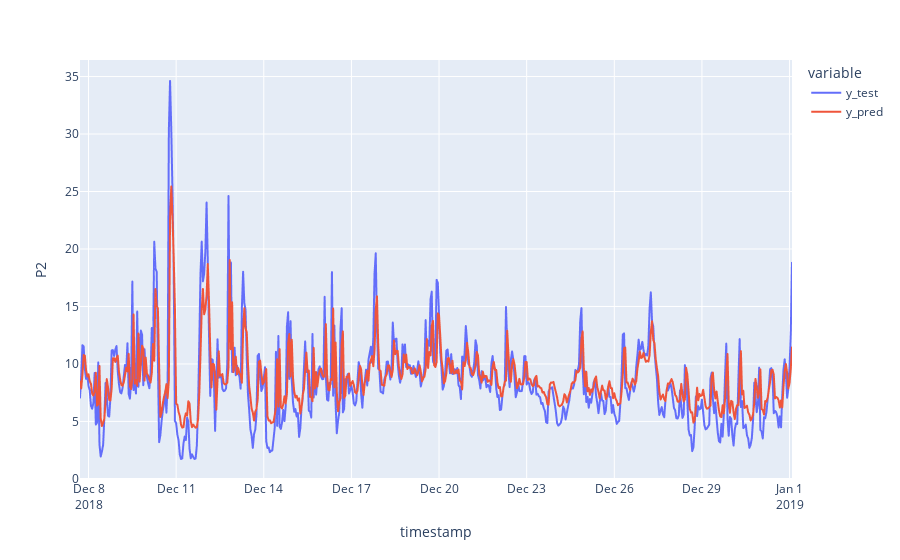

Notebook cell for this chart:
### Markdown cell above
**Task 3.2.20:** Create a time series line plot for the values in `test_predictions` using plotly express. Be sure that the y-axis is properly labeled as `"P2"`.

- [<span id='technique'>Create a line plot using <span id='tool'>plotly express.](../%40textbook/07-visualization-pandas.ipynb#Line-Plots)

### Code cell
fig =px.line(df_pred_test,labels={"value":"P2"})
fig.show()

### Figure 1 — Plotly figure (JSON) as saved in the notebook; plotly's stock layout.template omitted (floating-point values rounded to 4 significant figures; data arrays with more than 128 entries replaced by an {"elided": "..."} marker saying what was removed)
{"data": [{"hovertemplate": "variable=y_test<br>timestamp=%{x}<br>P2=%{y}<extra></extra>", "legendgroup": "y_test", "line": {"color": "#636efa", "dash": "solid"}, "marker": {"symbol": "circle"}, "mode": "lines", "name": "y_test", "showlegend": true, "type": "scattergl", "x": {"elided": "586 str values"}, "xaxis": "x", "y": {"elided": "586 float values"}, "yaxis": "y"}, {"hovertemplate": "variable=y_pred<br>timestamp=%{x}<br>P2=%{y}<extra></extra>", "legendgroup": "y_pred", "line": {"color": "#EF553B", "dash": "solid"}, "marker": {"symbol": "circle"}, "mode": "lines", "name": "y_pred", "showlegend": true, "type": "scattergl", "x": {"elided": "586 str values"}, "xaxis": "x", "y": {"elided": "586 float values"}, "yaxis": "y"}], "layout": {"legend": {"title": {"text": "variable"}, "tracegroupgap": 0}, "margin": {"t": 60}, "xaxis": {"anchor": "y", "domain": [0, 1], "title": {"text": "timestamp"}}, "yaxis": {"anchor": "x", "domain": [0, 1], "title": {"text": "P2"}}}}
